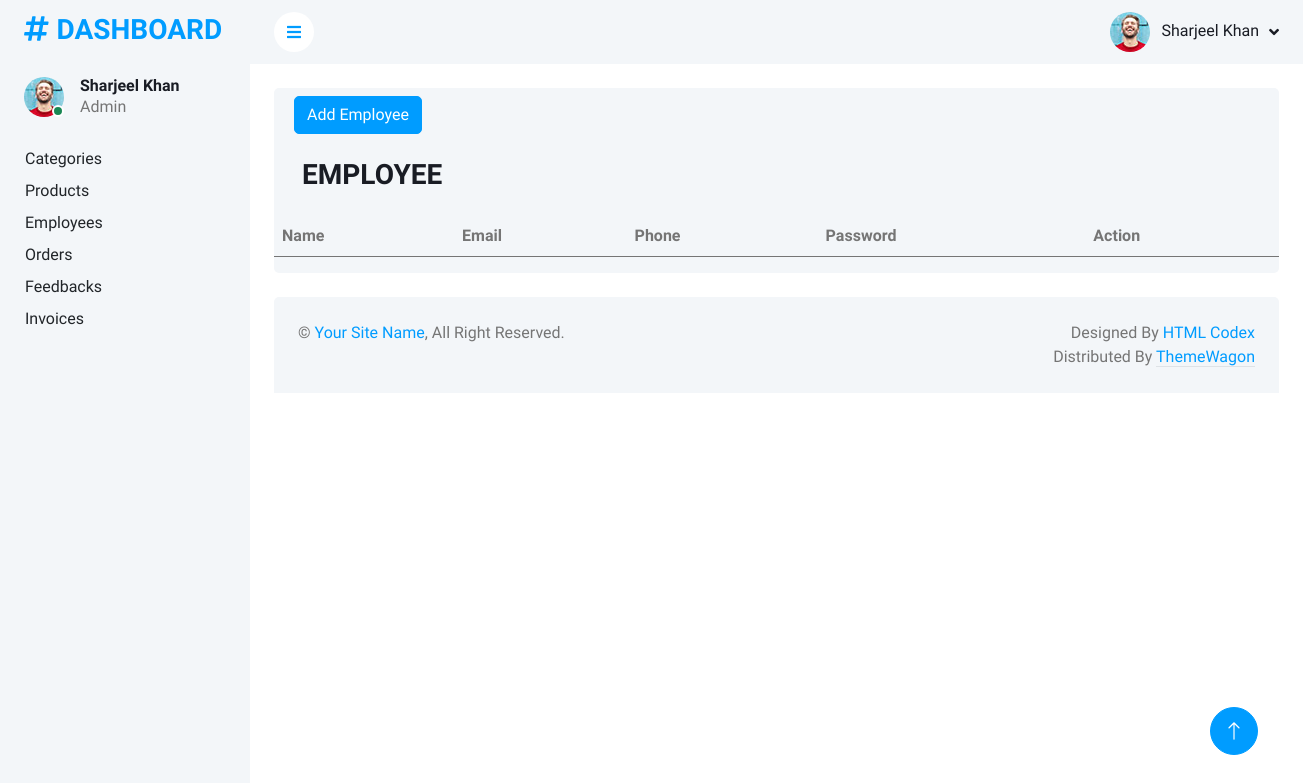
The page /dashmin/employe.php on the database as committed earlier.
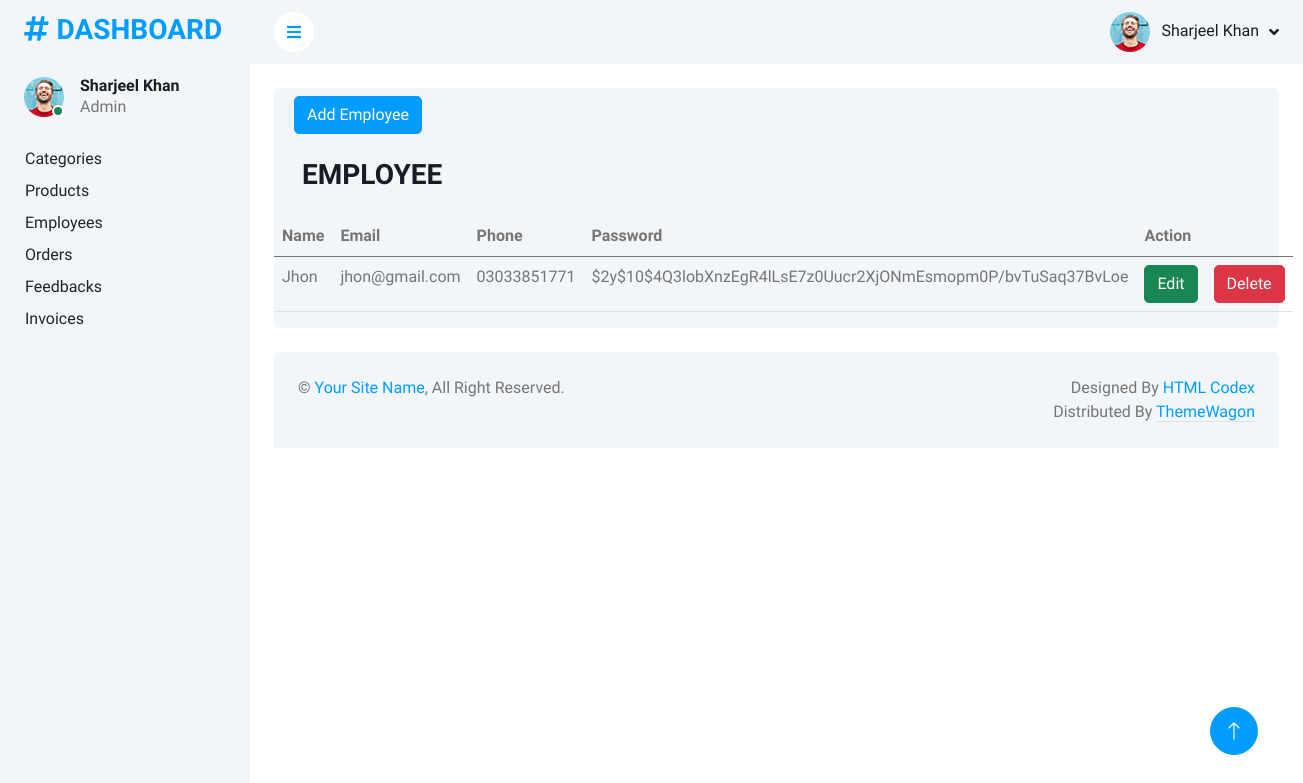
The same page on the database as committed later.
### tables this page shows
CREATE TABLE `employee` (
  `empid` int(11) NOT NULL,
  `empname` varchar(100) NOT NULL,
  `empemail` varchar(100) NOT NULL,
  `empphone` varchar(100) NOT NULL,
  `emppass` varchar(100) NOT NULL
);

### dashmin/employe.php (the view, shortened to what this page needs)
<?php
include "components/header.php";
?>
<div class="container-fluid pt-4 px-4">
    <div class="row bg-light rounded mx-0">
        <div class="col-lg-12">
            <button type="button" class="btn btn-primary m-2" data-bs-toggle="modal" data-bs-target="#staticBackdrop">Add Employee</button>
        </div>
        <div class="col-md-6 my-3 mx-3">
            <h3>EMPLOYEE</h3>
        </div>
        <table class="table">
            <thead>
                <tr>
                    <th scope="col">Name</th>
                    <th scope="col">Email</th>
                    <th scope="col">Phone</th>
                    <th scope="col">Password</th>
                    <th scope="col" colspan="2">Action</th>
                </tr>
            </thead>
            <tbody>
                <?php
                $query = $pdo->query("select * from employee");
                $rows = $query->fetchALL(PDO::FETCH_ASSOC);
                foreach ($rows as $keys) {
                ?>
                    <tr>
                        <td><?php echo $keys['empname'] ?></td>
                        <td><?php echo $keys['empemail'] ?></td>
                        <td><?php echo $keys['empphone'] ?></td>
                        <td><?php echo $keys['emppass'] ?></td>
                        <td><a href="" class="btn btn-success" data-bs-toggle="modal" data-bs-target="#modelupdate<?php echo $keys['empid'] ?>">Edit</a></td>
                        <td><a href="" class="btn btn-danger" data-bs-toggle="modal" data-bs-target="#modeldelete<?php echo $keys['empid'] ?>">Delete</td>
                    </tr>
                <?php
                }
                ?>
            </tbody>
        </table>
    </div>
</div>
<?php
include "components/footer.php";
?>

Rows that differ between the two databases and show on the page:
added employee: empname "Jhon", empemail "jhon@gmail.com", empphone "03033851771", emppass "$2y$10$4Q3lobXnzEgR4lLsE7z0Uucr2XjONmEsmopm0P/bvTuSaq37BvLoe"
